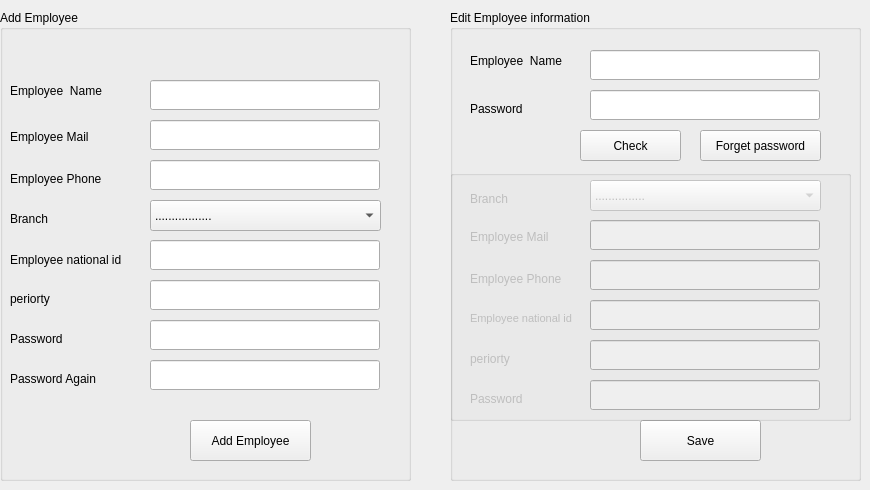
      <widget class="QWidget" name="tab_22">
       <attribute name="title">
        <string>Add Employee</string>
       </attribute>
       <widget class="QGroupBox" name="groupBox_2">
        <property name="geometry">
         <rect>
          <x>0</x>
          <y>10</y>
          <width>411</width>
          <height>471</height>
         </rect>
        </property>
        <property name="title">
         <string>Add Employee</string>
        </property>
        <widget class="QLineEdit" name="lineEdit_38">
         <property name="geometry">
          <rect>
           <x>150</x>
           <y>70</y>
           <width>230</width>
           <height>30</height>
          </rect>
         </property>
        </widget>
        <widget class="QLineEdit" name="lineEdit_39">
         <property name="geometry">
          <rect>
           <x>150</x>
           <y>230</y>
           <width>230</width>
           <height>30</height>
          </rect>
         </property>
        </widget>
        <widget class="QLabel" name="label_38">
         <property name="geometry">
          <rect>
           <x>10</x>
           <y>70</y>
           <width>111</width>
           <height>21</height>
          </rect>
         </property>
         <property name="text">
          <string>Employee  Name</string>
         </property>
        </widget>
        <widget class="QLabel" name="label_37">
         <property name="geometry">
          <rect>
           <x>10</x>
           <y>240</y>
           <width>131</width>
           <height>20</height>
          </rect>
         </property>
         <property name="text">
          <string>Employee national id</string>
         </property>
        </widget>
        <widget class="QLabel" name="label_39">
         <property name="geometry">
          <rect>
           <x>10</x>
           <y>116</y>
           <width>111</width>
           <height>21</height>
          </rect>
         </property>
         <property name="text">
          <string>Employee Mail</string>
         </property>
        </widget>
        <widget class="QLineEdit" name="lineEdit_36">
         <property name="geometry">
          <rect>
           <x>150</x>
           <y>110</y>
           <width>230</width>
           <height>30</height>
          </rect>
         </property>
        </widget>
        <widget class="QLabel" name="label_40">
         <property name="geometry">
          <rect>
           <x>10</x>
           <y>160</y>
           <width>110</width>
           <height>17</height>
          </rect>
         </property>
         <property name="text">
          <string>Employee Phone</string>
         </property>
        </widget>
        <widget class="QLineEdit" name="lineEdit_37">
         <property name="geometry">
          <rect>
           <x>150</x>
           <y>150</y>
           <width>230</width>
           <height>30</height>
          </rect>
         </property>
        </widget>
        <widget class="QLineEdit" name="lineEdit_40">
         <property name="geometry">
          <rect>
           <x>150</x>
           <y>350</y>
           <width>230</width>
           <height>30</height>
          </rect>
         </property>
         <property name="echoMode">
          <enum>QLineEdit::Password</enum>
         </property>
        </widget>
        <widget class="QLabel" name="label_41">
         <property name="geometry">
          <rect>
           <x>10</x>
           <y>360</y>
           <width>110</width>
           <height>17</height>
          </rect>
         </property>
         <property name="text">
          <string>Password Again</string>
         </property>
        </widget>
        <widget class="QLineEdit" name="lineEdit_41">
         <property name="geometry">
          <rect>
           <x>150</x>
           <y>310</y>
           <width>230</width>
           <height>30</height>
          </rect>
         </property>
         <property name="echoMode">
          <enum>QLineEdit::Password</enum>
         </property>
        </widget>
        <widget class="QLabel" name="label_42">
         <property name="geometry">
          <rect>
           <x>10</x>
           <y>320</y>
           <width>81</width>
           <height>17</height>
          </rect>
         </property>
         <property name="text">
          <string>Password</string>
         </property>
        </widget>
        <widget class="QPushButton" name="pushButton_27">
         <property name="geometry">
          <rect>
           <x>190</x>
           <y>410</y>
           <width>121</width>
           <height>41</height>
          </rect>
         </property>
         <property name="text">
          <string>Add Employee</string>
         </property>
        </widget>
        <widget class="QLineEdit" name="lineEdit_48">
         <property name="geometry">
          <rect>
           <x>150</x>
           <y>270</y>
           <width>230</width>
           <height>30</height>
          </rect>
         </property>
        </widget>
        <widget class="QLabel" name="label_50">
         <property name="geometry">
          <rect>
           <x>10</x>
           <y>280</y>
           <width>81</width>
           <height>17</height>
          </rect>
         </property>
         <property name="text">
          <string>periorty</string>
         </property>
        </widget>
        <widget class="QLabel" name="label_60">
         <property name="geometry">
          <rect>
           <x>10</x>
           <y>200</y>
           <width>110</width>
           <height>17</height>
          </rect>
         </property>
         <property name="text">
          <string>Branch</string>
         </property>
        </widget>
        <widget class="QComboBox" name="comboBox_22">
         <property name="geometry">
          <rect>
           <x>150</x>
           <y>190</y>
           <width>231</width>
           <height>31</height>
          </rect>
         </property>
         <item>
          <property name="text">
           <string>.................</string>
          </property>
         </item>
        </widget>
       </widget>
       <widget class="QGroupBox" name="groupBox_6">
        <property name="geometry">
         <rect>
          <x>450</x>
          <y>10</y>
          <width>411</width>
          <height>471</height>
         </rect>
        </property>
        <property name="title">
         <string>Edit Employee information</string>
        </property>
        <widget class="QLineEdit" name="lineEdit_42">
         <property name="geometry">
          <rect>
           <x>140</x>
           <y>40</y>
           <width>230</width>
           <height>30</height>
          </rect>
         </property>
        </widget>
        <widget class="QLabel" name="label_43">
         <property name="geometry">
          <rect>
           <x>20</x>
           <y>40</y>
           <width>111</width>
           <height>21</height>
          </rect>
         </property>
         <property name="text">
          <string>Employee  Name</string>
         </property>
        </widget>
        <widget class="QLineEdit" name="lineEdit_46">
         <property name="geometry">
          <rect>
           <x>140</x>
           <y>80</y>
           <width>230</width>
           <height>30</height>
          </rect>
         </property>
         <property name="echoMode">
          <enum>QLineEdit::Password</enum>
         </property>
        </widget>
        <widget class="QLabel" name="label_47">
         <property name="geometry">
          <rect>
           <x>20</x>
           <y>90</y>
           <width>101</width>
           <height>17</height>
          </rect>
         </property>
         <property name="text">
          <string>Password </string>
         </property>
        </widget>
        <widget class="QPushButton" name="pushButton_28">
         <property name="geometry">
          <rect>
           <x>190</x>
           <y>410</y>
           <width>121</width>
           <height>41</height>
          </rect>
         </property>
         <property name="text">
          <string>Save</string>
         </property>
        </widget>
        <widget class="QPushButton" name="pushButton_29">
         <property name="geometry">
          <rect>
           <x>130</x>
           <y>120</y>
           <width>101</width>
           <height>31</height>
          </rect>
         </property>
         <property name="text">
          <string>Check</string>
         </property>
        </widget>
        <widget class="QPushButton" name="pushButton_33">
         <property name="geometry">
          <rect>
           <x>250</x>
           <y>120</y>
           <width>121</width>
           <height>31</height>
          </rect>
         </property>
         <property name="text">
          <string>Forget password</string>
         </property>
        </widget>
        <widget class="QGroupBox" name="groupBox_7">
         <property name="enabled">
          <bool>false</bool>
         </property>
         <property name="geometry">
          <rect>
           <x>0</x>
           <y>160</y>
           <width>401</width>
           <height>251</height>
          </rect>
         </property>
         <property name="title">
          <string/>
         </property>
         <widget class="QLineEdit" name="lineEdit_44">
          <property name="geometry">
           <rect>
            <x>140</x>
            <y>50</y>
            <width>230</width>
            <height>30</height>
           </rect>
          </property>
         </widget>
         <widget class="QLineEdit" name="lineEdit_43">
          <property name="geometry">
           <rect>
            <x>140</x>
            <y>130</y>
            <width>230</width>
            <height>30</height>
           </rect>
          </property>
         </widget>
         <widget class="QLabel" name="label_44">
          <property name="geometry">
           <rect>
            <x>20</x>
            <y>140</y>
            <width>110</width>
            <height>17</height>
           </rect>
          </property>
          <property name="font">
           <font>
            <pointsize>8</pointsize>
           </font>
          </property>
          <property name="text">
           <string>Employee national id</string>
          </property>
         </widget>
         <widget class="QLabel" name="label_61">
          <property name="geometry">
           <rect>
            <x>20</x>
            <y>20</y>
            <width>71</width>
            <height>17</height>
           </rect>
          </property>
          <property name="text">
           <string>Branch</string>
          </property>
         </widget>
         <widget class="QLineEdit" name="lineEdit_49">
          <property name="geometry">
           <rect>
            <x>140</x>
            <y>170</y>
            <width>230</width>
            <height>30</height>
           </rect>
          </property>
         </widget>
         <widget class="QComboBox" name="comboBox_23">
          <property name="geometry">
           <rect>
            <x>140</x>
            <y>10</y>
            <width>231</width>
            <height>31</height>
           </rect>
          </property>
          <item>
           <property name="text">
            <string>...............</string>
           </property>
          </item>
         </widget>
         <widget class="QLabel" name="label_45">
          <property name="geometry">
           <rect>
            <x>20</x>
            <y>56</y>
            <width>91</width>
            <height>21</height>
           </rect>
          </property>
          <property name="text">
           <string>Employee Mail</string>
          </property>
         </widget>
         <widget class="QLabel" name="label_46">
          <property name="geometry">
           <rect>
            <x>20</x>
            <y>100</y>
            <width>101</width>
            <height>17</height>
           </rect>
          </property>
          <property name="text">
           <string>Employee Phone</string>
          </property>
         </widget>
         <widget class="QLabel" name="label_48">
          <property name="geometry">
           <rect>
            <x>20</x>
            <y>220</y>
            <width>81</width>
            <height>17</height>
           </rect>
          </property>
          <property name="text">
           <string>Password</string>
          </property>
         </widget>
         <widget class="QLabel" name="label_51">
          <property name="geometry">
           <rect>
            <x>20</x>
            <y>180</y>
            <width>81</width>
            <height>17</height>
           </rect>
          </property>
          <property name="text">
           <string>periorty</string>
          </property>
         </widget>
         <widget class="QLineEdit" name="lineEdit_47">
          <property name="geometry">
           <rect>
            <x>140</x>
            <y>210</y>
            <width>230</width>
            <height>30</height>
           </rect>
          </property>
         </widget>
         <widget class="QLineEdit" name="lineEdit_45">
          <property name="geometry">
           <rect>
            <x>140</x>
            <y>90</y>
            <width>230</width>
            <height>30</height>
           </rect>
          </property>
         </widget>
        </widget>
       </widget>
      </widget>
